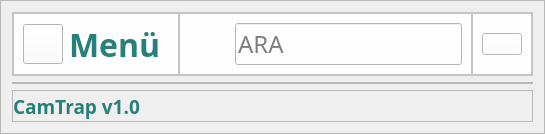
     <widget class="QFrame" name="main_frame">
      <property name="frameShape">
       <enum>QFrame::StyledPanel</enum>
      </property>
      <property name="frameShadow">
       <enum>QFrame::Raised</enum>
      </property>
      <layout class="QVBoxLayout" name="verticalLayout">
       <item alignment="Qt::AlignTop">
        <widget class="QFrame" name="main_up_frame">
         <property name="styleSheet">
          <string notr="true">background-color: #fefeff;</string>
         </property>
         <property name="frameShape">
          <enum>QFrame::StyledPanel</enum>
         </property>
         <property name="frameShadow">
          <enum>QFrame::Raised</enum>
         </property>
         <layout class="QHBoxLayout" name="horizontalLayout_3">
          <property name="spacing">
           <number>0</number>
          </property>
          <property name="leftMargin">
           <number>0</number>
          </property>
          <property name="topMargin">
           <number>0</number>
          </property>
          <property name="rightMargin">
           <number>0</number>
          </property>
          <property name="bottomMargin">
           <number>0</number>
          </property>
          <item>
           <widget class="QFrame" name="menu_button_frame">
            <property name="frameShape">
             <enum>QFrame::StyledPanel</enum>
            </property>
            <property name="frameShadow">
             <enum>QFrame::Raised</enum>
            </property>
            <layout class="QHBoxLayout" name="horizontalLayout_2">
             <item>
              <widget class="QPushButton" name="pushButton_mu_mb">
               <property name="minimumSize">
                <size>
                 <width>40</width>
                 <height>40</height>
                </size>
               </property>
               <property name="maximumSize">
                <size>
                 <width>40</width>
                 <height>40</height>
                </size>
               </property>
               <property name="styleSheet">
                <string notr="true">color: #000;</string>
               </property>
               <property name="text">
                <string/>
               </property>
               <property name="icon">
                <iconset resource="icons_qrc.qrc">
                 <normaloff>:/turquoise/icons/turquoise-icons/align-left.svg</normaloff>:/turquoise/icons/turquoise-icons/align-left.svg</iconset>
               </property>
               <property name="iconSize">
                <size>
                 <width>40</width>
                 <height>40</height>
                </size>
               </property>
               <property name="checkable">
                <bool>true</bool>
               </property>
               <property name="checked">
                <bool>false</bool>
               </property>
              </widget>
             </item>
             <item>
              <widget class="QLabel" name="label_mu_mb">
               <property name="minimumSize">
                <size>
                 <width>100</width>
                 <height>40</height>
                </size>
               </property>
               <property name="maximumSize">
                <size>
                 <width>100</width>
                 <height>40</height>
                </size>
               </property>
               <property name="font">
                <font>
                 <family>Century Gothic</family>
                 <pointsize>24</pointsize>
                 <weight>75</weight>
                 <italic>false</italic>
                 <bold>true</bold>
                </font>
               </property>
               <property name="styleSheet">
                <string notr="true">color: rgb(39, 128, 121);</string>
               </property>
               <property name="text">
                <string>Menü</string>
               </property>
              </widget>
             </item>
            </layout>
           </widget>
          </item>
          <item alignment="Qt::AlignHCenter|Qt::AlignTop">
           <widget class="QFrame" name="search_frame">
            <property name="minimumSize">
             <size>
              <width>0</width>
              <height>0</height>
             </size>
            </property>
            <property name="styleSheet">
             <string notr="true"/>
            </property>
            <property name="frameShape">
             <enum>QFrame::StyledPanel</enum>
            </property>
            <property name="frameShadow">
             <enum>QFrame::Raised</enum>
            </property>
            <layout class="QHBoxLayout" name="horizontalLayout_5">
             <item>
              <widget class="QLabel" name="label_mu_s">
               <property name="minimumSize">
                <size>
                 <width>40</width>
                 <height>40</height>
                </size>
               </property>
               <property name="maximumSize">
                <size>
                 <width>40</width>
                 <height>40</height>
                </size>
               </property>
               <property name="text">
                <string/>
               </property>
               <property name="pixmap">
                <pixmap resource="icons_qrc.qrc">:/turquoise/icons/turquoise-icons/search.svg</pixmap>
               </property>
               <property name="scaledContents">
                <bool>true</bool>
               </property>
              </widget>
             </item>
             <item>
              <widget class="QLineEdit" name="lineEdit_mu_s">
               <property name="font">
                <font>
                 <family>Century Gothic</family>
                 <pointsize>18</pointsize>
                </font>
               </property>
               <property name="styleSheet">
                <string notr="true"/>
               </property>
               <property name="text">
                <string/>
               </property>
               <property name="placeholderText">
                <string>ARA</string>
               </property>
              </widget>
             </item>
            </layout>
           </widget>
          </item>
          <item>
           <widget class="QFrame" name="user_button_frame">
            <property name="frameShape">
             <enum>QFrame::StyledPanel</enum>
            </property>
            <property name="frameShadow">
             <enum>QFrame::Raised</enum>
            </property>
            <layout class="QHBoxLayout" name="horizontalLayout_4">
             <item>
              <widget class="QPushButton" name="pushButton_mu_ub">
               <property name="text">
                <string/>
               </property>
               <property name="icon">
                <iconset resource="icons_qrc.qrc">
                 <normaloff>:/turquoise/icons/turquoise-icons/user.svg</normaloff>:/turquoise/icons/turquoise-icons/user.svg</iconset>
               </property>
               <property name="iconSize">
                <size>
                 <width>40</width>
                 <height>40</height>
                </size>
               </property>
               <property name="checkable">
                <bool>true</bool>
               </property>
              </widget>
             </item>
            </layout>
           </widget>
          </item>
         </layout>
        </widget>
       </item>
       <item>
        <widget class="QFrame" name="main_center_frame">
         <property name="sizePolicy">
          <sizepolicy hsizetype="Preferred" vsizetype="Expanding">
           <horstretch>0</horstretch>
           <verstretch>0</verstretch>
          </sizepolicy>
         </property>
         <property name="frameShape">
          <enum>QFrame::StyledPanel</enum>
         </property>
         <property name="frameShadow">
          <enum>QFrame::Raised</enum>
         </property>
         <layout class="QGridLayout" name="gridLayout">
          <property name="leftMargin">
           <number>0</number>
          </property>
          <property name="topMargin">
           <number>0</number>
          </property>
          <property name="rightMargin">
           <number>0</number>
          </property>
          <property name="bottomMargin">
           <number>0</number>
          </property>
          <property name="verticalSpacing">
           <number>0</number>
          </property>
         </layout>
        </widget>
       </item>
       <item alignment="Qt::AlignBottom">
        <widget class="QFrame" name="main_down_frame">
         <property name="frameShape">
          <enum>QFrame::StyledPanel</enum>
         </property>
         <property name="frameShadow">
          <enum>QFrame::Raised</enum>
         </property>
         <layout class="QHBoxLayout" name="horizontalLayout_6">
          <property name="spacing">
           <number>0</number>
          </property>
          <property name="leftMargin">
           <number>0</number>
          </property>
          <property name="topMargin">
           <number>0</number>
          </property>
          <property name="rightMargin">
           <number>0</number>
          </property>
          <property name="bottomMargin">
           <number>0</number>
          </property>
          <item alignment="Qt::AlignLeft">
           <widget class="QLabel" name="label_md">
            <property name="minimumSize">
             <size>
              <width>150</width>
              <height>30</height>
             </size>
            </property>
            <property name="maximumSize">
             <size>
              <width>200</width>
              <height>40</height>
             </size>
            </property>
            <property name="font">
             <font>
              <family>Century Gothic</family>
              <pointsize>14</pointsize>
              <weight>75</weight>
              <bold>true</bold>
             </font>
            </property>
            <property name="styleSheet">
             <string notr="true">color: rgb(39, 128, 121);</string>
            </property>
            <property name="text">
             <string>CamTrap v1.0</string>
            </property>
           </widget>
          </item>
         </layout>
        </widget>
       </item>
      </layout>
     </widget>
